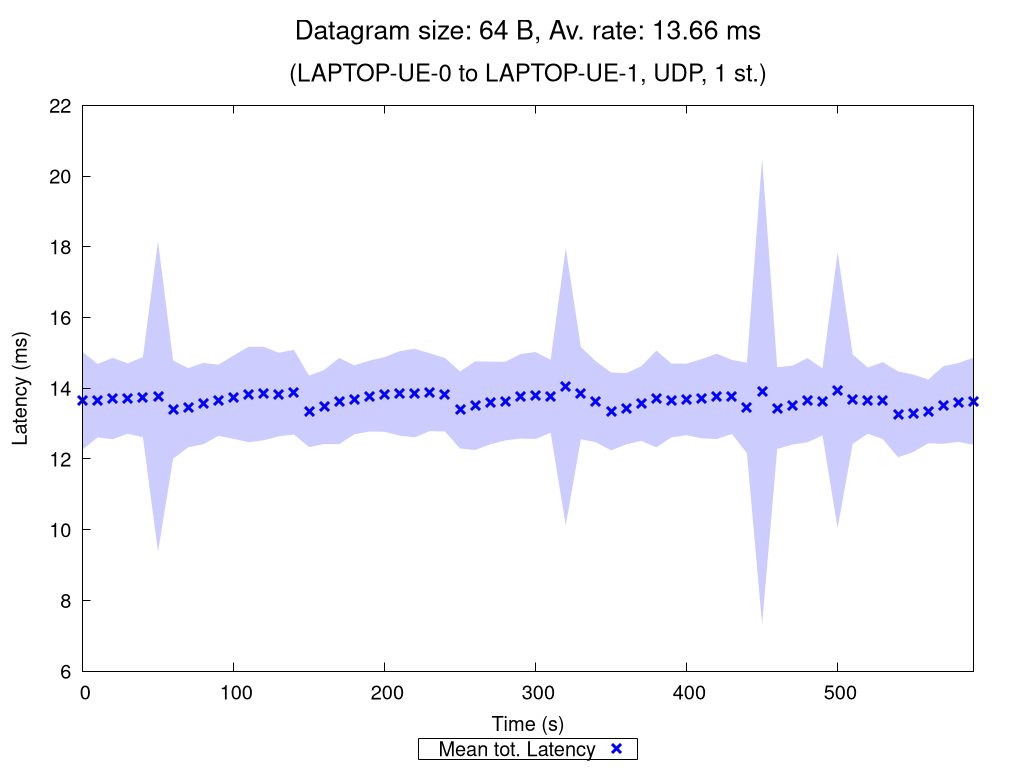

Write gnuplot code to recreate this figure.
set terminal pngcairo nocrop enhanced size 1024,768 font "Verdana,15"
set output "UDP_1_st_2020_10_09_17-57-21_two2one_00064B.png"

set title "{/=20 Datagram size: 64 B, Av. rate: 13.66 ms}\n\n{/=18 (LAPTOP-UE-0 to LAPTOP-UE-1, UDP, 1 st.)}"

set xlabel "Time (s)"
set ylabel "Latency (ms)"
set ytics nomirror
set key bmargin center horizontal box samplen 1 width -1
set bmargin 4.6
set rmargin 4.5

rf = 1.0  # rate factor
set style fill transparent solid 0.2 noborder
set autoscale xfix
plot "UDP_1_st_2020_10_09_17-57-21_two2one_00064B_iperf_processed.dat" using 1:($2/rf-$3/rf):($2/rf+$3/rf) with filledcurves lc rgb "blue" notitle, \
     "" using 1:($2/rf) with points pt 2 ps 1.5 lw 3 lc rgb "blue" title "Mean tot. Latency", \
